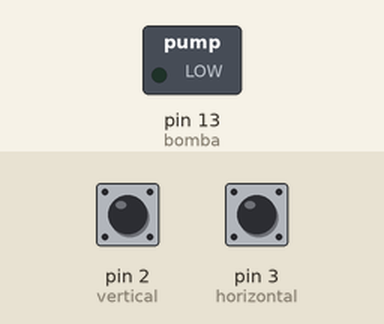
Recording of a sketch running on a simulated Arduino Uno, built with avr-gcc and run on an emulated ATmega328P. On the bench: switched loads named in the sketch (green lamp = pin HIGH). The inputs (shaded band) are chosen by the test bench; at power-on: pin 2 (vertical) HIGH, pin 3 (horizontal) HIGH.

Above: at 1.2 s.
1.3 s: pin 2 (vertical) pulled LOW for 0.15 s
At 2.4 s:
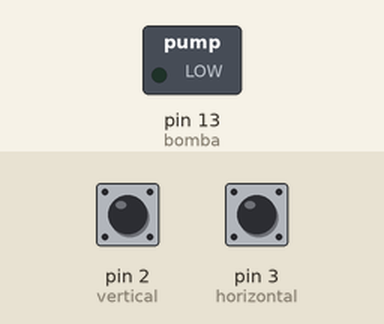
2.9 s: pin 2 (vertical) pulled LOW for 3.2 s
At 4.2 s:
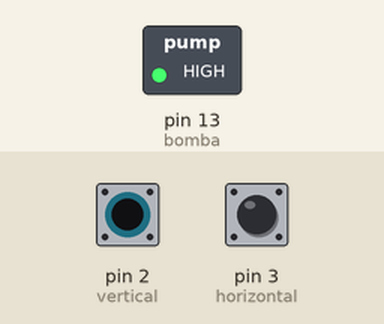
Timing chart, 0 to 7.6 s (numbered marks = the images above; inputs shaded):
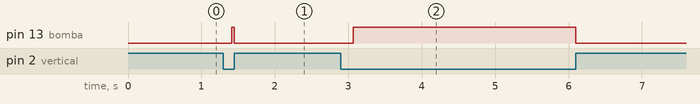

Measured:
- after the input at 1.3 s, pin 13 (bomba): LOW → HIGH after 0.11 s, → LOW 0.04 s later
- after the input at 2.9 s, pin 13 (bomba): LOW → HIGH after 0.17 s, → LOW 3.0 s later

The sketch:

Tanque_Nivel.ino
```cpp
int vertical = 2, horizontal = 3;
int bomba = 13;
void setup() {
  // put your setup code here, to run once:
  pinMode(vertical, INPUT_PULLUP);
  pinMode(horizontal, INPUT_PULLUP);
  pinMode(bomba,OUTPUT);
}

void loop() {
  // put your main code here, to run repeatedly:
  int alto = digitalRead(vertical);
  int bajo = digitalRead(horizontal);
  delay(100);
  if(bajo==1){
    while(alto==0){
      digitalWrite(bomba,1);
      alto = digitalRead(vertical);
      }
    }

    digitalWrite(bomba,0);
    delayMicroseconds(1000);


}
```
